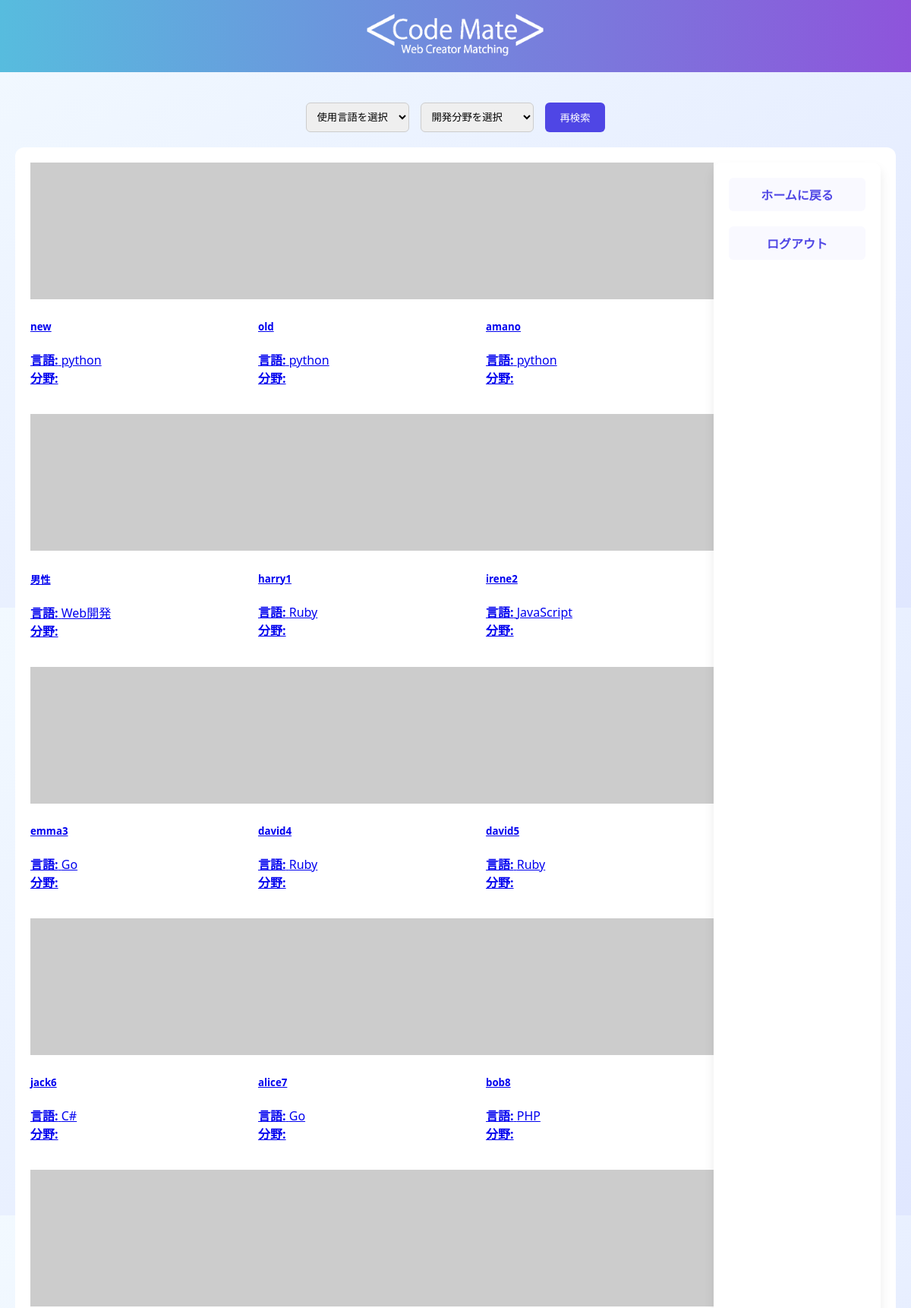
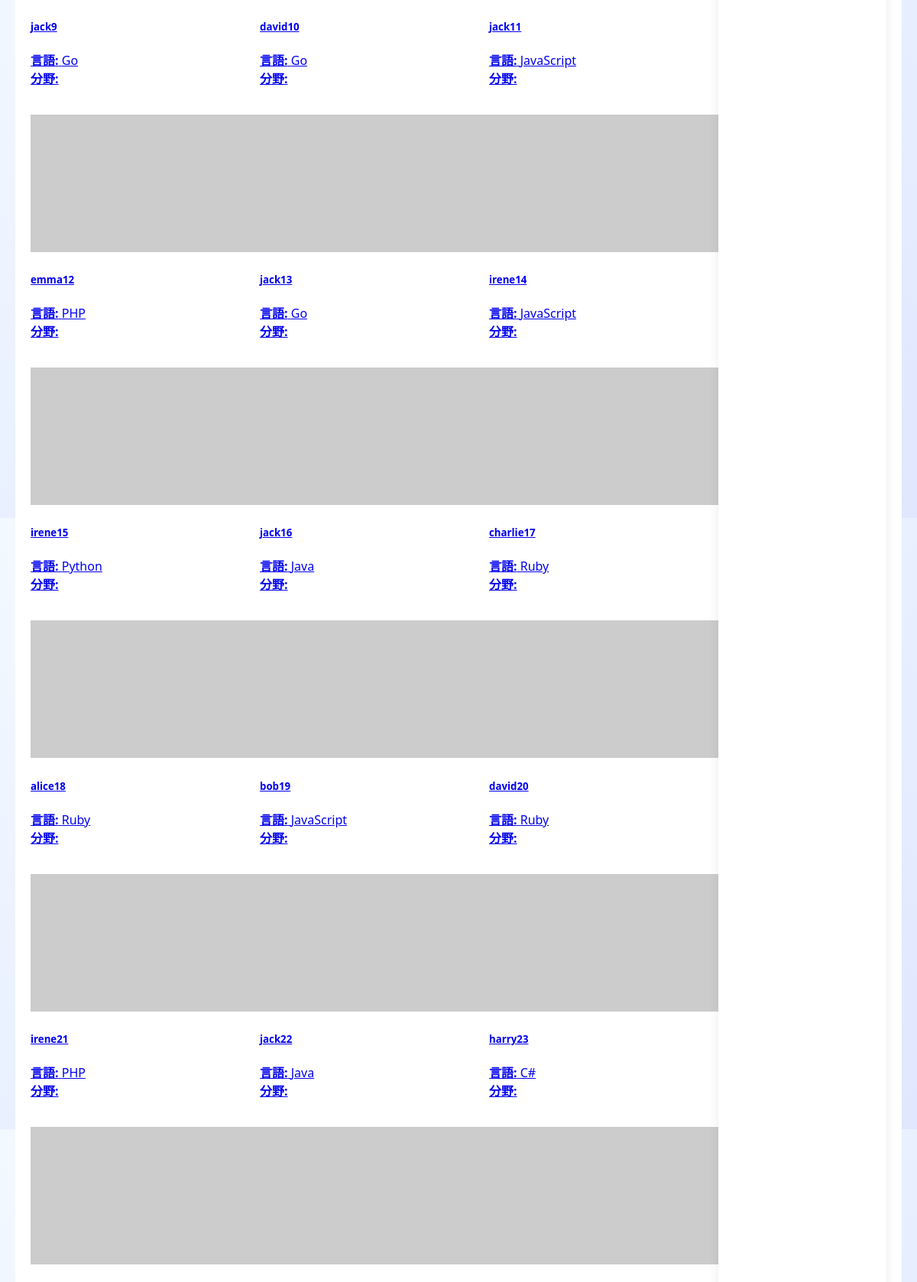
Screenshot of /search (upper part) with the database file from the repository (2 pictures, top to bottom).
### app/models/user.py (models this page shows)
class User(db.Model):
    __tablename__ = "user"
    id = db.Column(db.Integer, primary_key=True)
    email = db.Column(db.String(30), unique=True, nullable=False)
    password = db.Column(db.String(200), nullable=False)
    name = db.Column(db.String(30))
    gender = db.Column(db.String(10))
    language = db.Column(db.String(40))
    dev_field = db.Column(db.String(40))
    experience = db.Column(db.String(40))
    introduction = db.Column(db.Text)
    image_path = db.Column(db.String(60), default="default.jpg")

### app/routes/profile_search.py (the view)
@profile_search_bp.route('/search')
def search():
    language = request.args.get('language')
    field = request.args.get('field')
    query = User.query
    if language:
        query = query.filter(User.language.ilike(f"%{language}%"))
    if field:
        query = query.filter(User.dev_field.ilike(f"%{field}%"))
    if "user_id" in session:
        query = query.filter(User.id != session["user_id"])
    results = query.all()
    return render_template('main/profile_search.html', profiles=results)

### app/template/main/profile_search.html (shortened to what this page needs)
<!DOCTYPE html>
<html lang="ja">
<head>
</head>
<body>
    <header>
        <img src="{{ url_for('static', filename='img/logo.png') }}" alt="ロゴ" />
    </header>
    <div class="outer-wrapper">
        <form class="filter-form" method="GET" action="/search">
            <select name="language">
            <option value="">使用言語を選択</option>
            </select>
            <select name="field">
            <option value="">開発分野を選択</option>
            </select>
            <button type="submit">再検索</button>
        </form>
    <div class="container">
        <main class="main-content">
            {% if profiles %} {% for user in profiles %} {% include
            'main/profile_card.html' %} {% endfor %} {% else %}
            <p>検索条件に一致するユーザーが見つかりませんでした。</p>
            {% endif %}
        </main>
        <aside class="sidebar">
            <a href="/home">ホームに戻る</a>
            <a href="/logout">ログアウト</a>
        </aside>
    </div>
</div>
</body>
</html>

### app/template/main/profile_card.html
<div class="col">
  <a
    href="{{ url_for('recommend_profile.recommend_profile', user_id=user.id) }}"
    class="text-decoration-none text-dark"
  >
    <div class="card h-100">
      <img
        src="{{ user.image or 'https://via.placeholder.com/300x180' }}"
        class="card-img-top"
        alt="{{ user.name }}"
      />
      <div class="card-body">
        <h5 class="card-title">{{ user.name }}</h5>
        <p class="card-text">
          <strong>言語:</strong> {{ user.language }}<br />
          <strong>分野:</strong> {{ user.field }}
        </p>
      </div>
    </div>
  </a>
</div>

### app/template/main/profile_search.html (style rules this page uses)
body { margin: 0; font-family: "Segoe UI", sans-serif; background: linear-gradient(to bottom right, #f2f9ff, #e0e7ff); min-height: 100vh; display: flex; flex-direction: column; }
.outer-wrapper { max-width: 1200px; width: 100%; margin: 0 auto; padding: 20px; box-sizing: border-box; flex: 1; display: flex; flex-direction: column; }
header { background: linear-gradient(90deg, #57bcde, #8e54db); padding: 15px 20px; text-align: center; }
header img { height: 60px; max-width: 90%; }
.filter-form { display: flex; justify-content: center; align-items: center; gap: 15px; margin: 20px 0; }
.filter-form select { padding: 10px; border-radius: 6px; border: 1px solid #ccc; }
.filter-form button { padding: 10px 20px; border: none; background-color: #4f46e5; color: white; border-radius: 6px; cursor: pointer; }
.container { display: flex; gap: 20px; background: white; border-radius: 12px; padding: 20px; box-sizing: border-box; flex: 1; min-height: 500px; }
.main-content { display: grid; grid-template-columns: repeat(auto-fit, minmax(250px, 1fr)); gap: 20px; flex-grow: 1; min-width: 0; }
.sidebar { width: 220px; background: white; border-radius: 10px; box-shadow: 0 8px 15px rgba(0, 0, 0, 0.08); padding: 20px; box-sizing: border-box; display: flex; flex-direction: column; gap: 20px; flex-shrink: 0; }
.sidebar a { text-decoration: none; color: #4f46e5; font-weight: bold; padding: 10px; border-radius: 6px; text-align: center; background-color: #f9f9ff; transition: background 0.3s; }

### rows the page displays
User: name "new", language "python"
User: name "old", language "python"
User: name "amano", language "python"
User: name "男性", language "Web開発"
User: name "harry1", language "Ruby"
User: name "irene2", language "JavaScript"
User: name "emma3", language "Go"
User: name "david4", language "Ruby"
User: name "david5", language "Ruby"
User: name "jack6", language "C#"
User: name "alice7", language "Go"
User: name "bob8", language "PHP"
User: name "jack9", language "Go"
User: name "david10", language "Go"
User: name "jack11", language "JavaScript"
User: name "emma12", language "PHP"
User: name "jack13", language "Go"
User: name "irene14", language "JavaScript"
User: name "irene15", language "Python"
User: name "jack16", language "Java"
User: name "charlie17", language "Ruby"
User: name "alice18", language "Ruby"
User: name "bob19", language "JavaScript"
User: name "david20", language "Ruby"
User: name "irene21", language "PHP"
User: name "jack22", language "Java"
User: name "harry23", language "C#"
